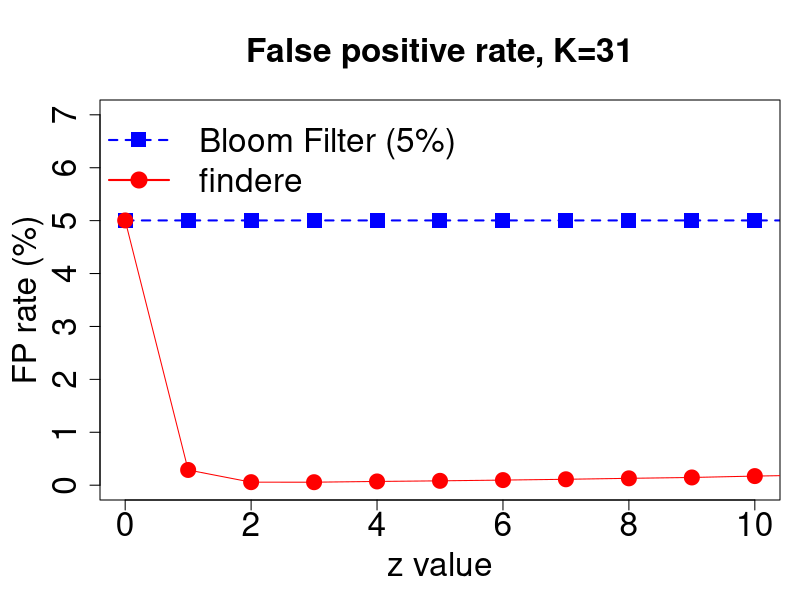

Generate this figure with R:

jpeg(file="fpr_simple.jpg",width=11,height=8)
resetPar <- function() {
  dev.new()
  op <- par(no.readonly = TRUE)
  dev.off()
  op
}
resetPar()


dev.new()
dev.off()
#par(mar=c(5,5,3,6), cex.axis=2, cex.lab=2, cex.main = 2)
par(mar=c(5,5,5,1))
data = read.table("data_FP_K31_hmp.txt", head=T)

plot(data$AMQ_FPR*100~data$z,xlab="z value",ylab="FP rate (%)", lwd=2, pch=15, col="blue", 
     bg = "blue", lty=2, type="o",   cex=2, ylim=c(0,7), xlim=c(0,10), main="False positive rate, K=31", cex.main = 2, cex.lab = 2, cex.axis = 2)


par(new = TRUE)
plot(data$findere_FPR*100~data$z,type="o",axes=FALSE,xlab="",ylab="",pch=19, col="red", ylim=c(0,7), xlim=c(0,10), cex=2)





legend( x="topleft", 
        legend=c("Bloom Filter (5%)","findere"), 
        col=c("blue","red"), lty=c(2,1),
        pch=c(15,19), lwd=2,merge=TRUE, bty = "n", cex=c(2,2) )






dev.off()




